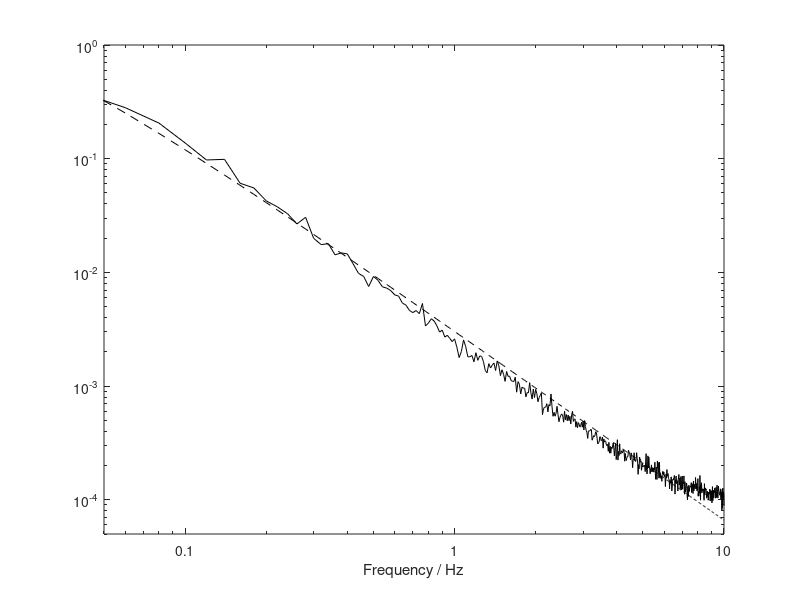

This chart was generated by the following MATLAB code:
load('pink.mat');
figure;
loglog(f, psdavg, 'k', f, S, 'k--')
xlabel('Frequency / Hz');
axis([0.05 10 5e-5 1])
set(gca,'XTickLabel', ['0.1'; ' 1 '; '10 '])
print('pinkfreq.eps')
